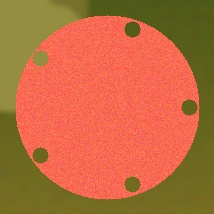
#> input picture data/coral_types/brain_coral/brain_coral_000.jpg, 214 x 214 px
$ python -i image_utils.py   (imports and definitions only)
#> lines starting #> are read from the running program, lines starting #| are printed output that depends on the picture
#> further down, picture is the input picture: shape (214, 214, 3); mean B, G, R 63.4, 107.6, 188.9
import cv2
import numpy as np
from PIL import Image
import io
import base64

class ImageUtils:
    # [64 lines left out: functions pil_to_cv2, cv2_to_pil, resize_image, normalize_image, not called in this run]

    @staticmethod
    def enhance_underwater_image(image):
        """Apply underwater image enhancement"""
        # Convert to LAB color space
        lab = cv2.cvtColor(image, cv2.COLOR_BGR2LAB)
#> lab: shape (214, 214, 3); mean of channels 0, 1, 2 140, 154.1, 167.5
        l, a, b = cv2.split(lab)
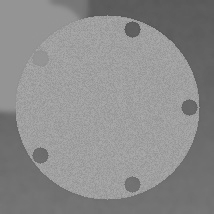
#> l: shape (214, 214); min 85, max 173, mean 140
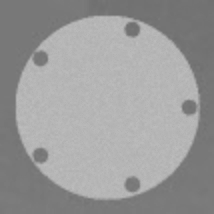
#> a: shape (214, 214); min 111, max 189, mean 154.1
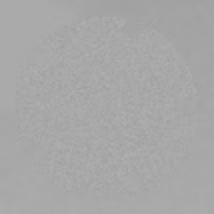
#> b: shape (214, 214); min 157, max 177, mean 167.5

        # Apply CLAHE to L channel
        clahe = cv2.createCLAHE(clipLimit=2.0, tileGridSize=(8, 8))
        l = clahe.apply(l)
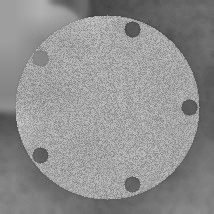
#> l: shape (214, 214); min 65, max 207, mean 143.4

        # Merge channels
        enhanced_lab = cv2.merge([l, a, b])
#> enhanced_lab: shape (214, 214, 3); mean of channels 0, 1, 2 143.4, 154.1, 167.5
        enhanced_bgr = cv2.cvtColor(enhanced_lab, cv2.COLOR_LAB2BGR)
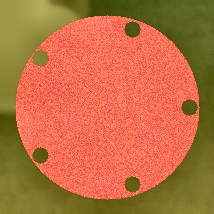
#> enhanced_bgr: shape (214, 214, 3); mean B, G, R 66.6, 111.4, 188.9

        # Color correction for underwater images
        # Reduce blue/green tint
        enhanced_bgr[:, :, 0] = cv2.addWeighted(enhanced_bgr[:, :, 0], 0.8,
                                               enhanced_bgr[:, :, 1], 0.2, 0)

        return enhanced_bgr

    # [59 lines left out: functions create_thumbnail, image_to_base64, validate_image, not called in this run]

>>> import cv2
>>> picture = cv2.imread('../data/coral_types/brain_coral/brain_coral_000.jpg')
>>> result = ImageUtils().enhance_underwater_image(picture)

$ run again, on data/coral_types/brain_coral/brain_coral_001.jpg
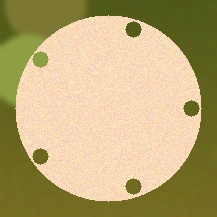
#> input picture data/coral_types/brain_coral/brain_coral_001.jpg, 217 x 217 px
#> picture is the input picture: shape (217, 217, 3); mean B, G, R 118.3, 168.8, 186.3
#> lab: shape (217, 217, 3); mean of channels 0, 1, 2 175.9, 127, 156.6
#> in enhance_underwater_image, `l = clahe.apply(l)`:
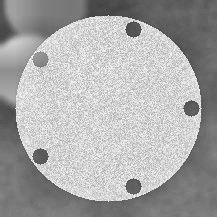
#> l: shape (217, 217); min 59, max 251, mean 168.3
#> enhanced_lab: shape (217, 217, 3); mean of channels 0, 1, 2 168.3, 127, 156.6
#> in enhance_underwater_image, `enhanced_bgr = cv2.cvtColor(enhanced_lab, cv2.COLOR_LAB2BGR)`:
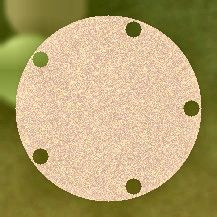
#> enhanced_bgr: shape (217, 217, 3); mean B, G, R 110.4, 160.8, 177.8

$ run again, on data/coral_types/brain_coral/brain_coral_002.jpg
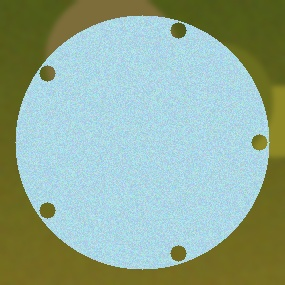
#> input picture data/coral_types/brain_coral/brain_coral_002.jpg, 285 x 285 px
#> picture is the input picture: shape (285, 285, 3); mean B, G, R 152.7, 171.5, 146.2
#> lab: shape (285, 285, 3); mean of channels 0, 1, 2 172.3, 117.9, 135.9
#> in enhance_underwater_image, `l = clahe.apply(l)`:
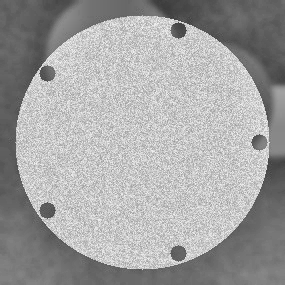
#> l: shape (285, 285); min 59, max 245, mean 163
#> enhanced_lab: shape (285, 285, 3); mean of channels 0, 1, 2 163, 117.9, 135.9
#> in enhance_underwater_image, `enhanced_bgr = cv2.cvtColor(enhanced_lab, cv2.COLOR_LAB2BGR)`:
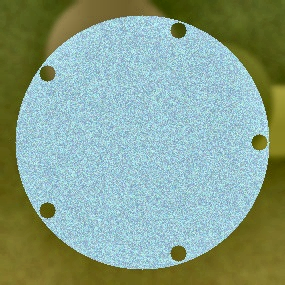
#> enhanced_bgr: shape (285, 285, 3); mean B, G, R 142.6, 161.8, 136.6
